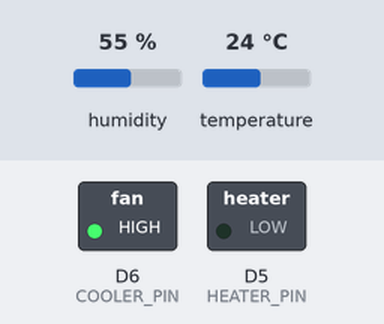
A sketch run on a simulated ESP8266 (NodeMCU). On the bench: switched loads named in the sketch (green lamp = pin HIGH). The inputs (shaded band) are chosen by the test bench; at power-on: temperature 24 °C, humidity 55 %. WiFi joins after 1.5 s; servers stay silent unless stated; what the sketch prints to the serial monitor is not drawn.

Above: at 2.7 s.
2.8 s: temperature set to 33 °C
At 4.6 s:
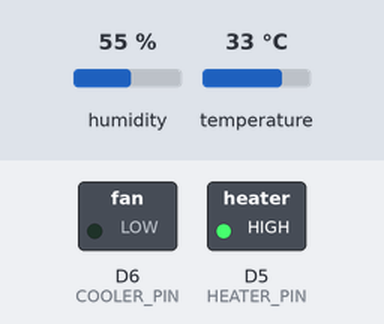
5.5 s: temperature set to 12 °C
At 7.0 s:
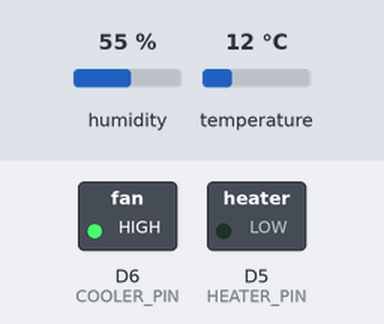
8.2 s: temperature set to 41 °C
At 10.6 s:
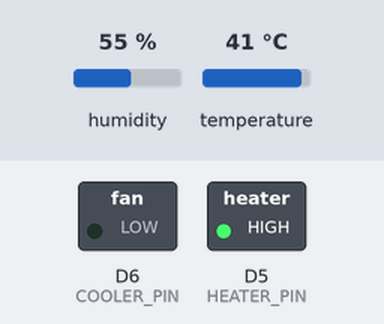
Timing chart, 0 to 12.1 s (numbered marks = the images above; inputs shaded):
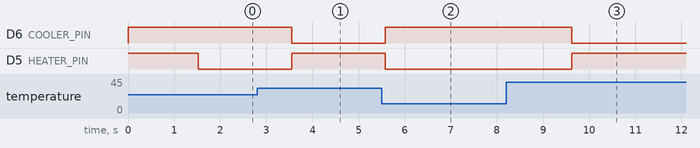

The sketch:

S1.ino
```cpp
#include <DHT.h>
#include <DHT_U.h>

#include <DHT.h>
#include <DHT_U.h>

#include <DHT.h>
#include <DHT_U.h>

#include <DHT.h>
#include <DHT_U.h>

#include <ESP8266WiFi.h>
#include <DHT.h>

// WiFi Credentials
const char* ssid = "Redmi";
const char* password = "123456789";

// DHT Setup
#define DHTPIN D4
#define DHTTYPE DHT11
DHT dht(DHTPIN, DHTTYPE);

// Relay Pins
#define HEATER_PIN D5
#define COOLER_PIN D6   // NEW cooling relay

// Set Temperature
float setTemp = 30.0;

void setup() {
  Serial.begin(115200);

  pinMode(HEATER_PIN, OUTPUT);
  pinMode(COOLER_PIN, OUTPUT);

  digitalWrite(HEATER_PIN, HIGH); // OFF
  digitalWrite(COOLER_PIN, HIGH); // OFF

  dht.begin();

  // WiFi Connect
  WiFi.begin(ssid, password);
  Serial.print("Connecting to WiFi");

  while (WiFi.status() != WL_CONNECTED) {
    delay(500);
    Serial.print(".");
  }

  Serial.println("\nConnected to WiFi");
  Serial.println(WiFi.localIP());
}

void loop() {
  float temp = dht.readTemperature();

  if (isnan(temp)) {
    Serial.println("Sensor error!");
    return;
  }

  Serial.print("Temperature: ");
  Serial.print(temp);
  Serial.println(" °C");

  // 🔥❄️ CSTR Control Logic
  if (temp < setTemp) {
    digitalWrite(HEATER_PIN, LOW);   // Heater ON
    digitalWrite(COOLER_PIN, HIGH);  // Cooler OFF
    Serial.println("Heater ON | Cooler OFF");

  } else if (temp > setTemp) {
    digitalWrite(HEATER_PIN, HIGH);  // Heater OFF
    digitalWrite(COOLER_PIN, LOW);   // Cooler ON
    Serial.println("Heater OFF | Cooler ON");

  } else {
    digitalWrite(HEATER_PIN, HIGH);  // Both OFF
    digitalWrite(COOLER_PIN, HIGH);
    Serial.println("System Stable (Both OFF)");
  }

  delay(2000);
}
```

Measured:
- after the input at 2.8 s, D6 (COOLER_PIN): HIGH → LOW after 0.75 s; D5 (HEATER_PIN): LOW → HIGH after 0.75 s
- after the input at 5.5 s, D6 (COOLER_PIN): LOW → HIGH after 0.07 s; D5 (HEATER_PIN): HIGH → LOW after 0.07 s
- after the input at 8.2 s, D6 (COOLER_PIN): HIGH → LOW after 1.4 s; D5 (HEATER_PIN): LOW → HIGH after 1.4 s
